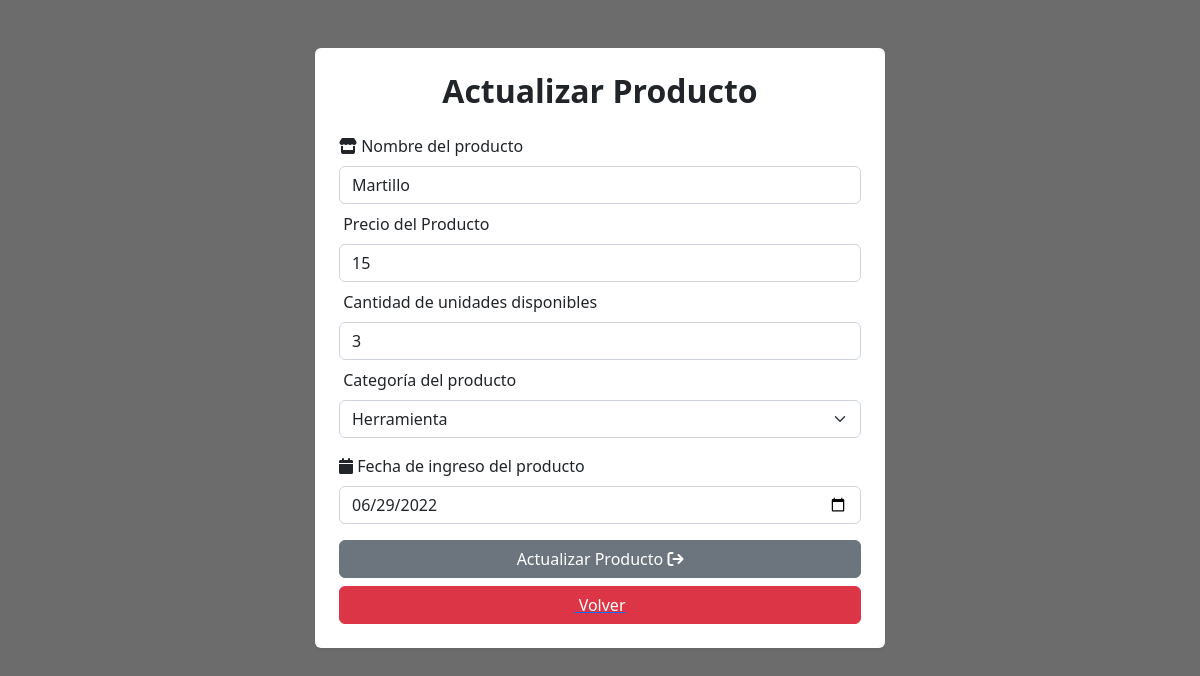
Page /assets/php/actualizar_prod.php?id=2 (signed in) on the committed database.
### tables this page shows
create table productos
(

    cod_producto int (6) not null auto_increment,
    nom_producto varchar (45) not null,
    valor_producto double not null,
    cant_prod_disp int (3) not null,
    fk_tipo_prod varchar (20) not null,
    fecha_ingreso_prod date not null,
    primary key (cod_producto)

);

### assets/php/actualizar_prod.php (the view, shortened to what this page needs)
<?php
    $db=database::conectar();
    $id = $_GET['id'];
    $sentencia = $db->prepare("SELECT * FROM productos WHERE cod_producto = ?;");
    $sentencia->execute([$id]);
    $producto = $sentencia->fetch(PDO::FETCH_OBJ);
    $sentencia2 = $db->query("SELECT tipo_prod
    FROM categoria_producto
    EXCEPT
    SELECT tipo_prod
    FROM categoria_producto
    WHERE tipo_prod = '$producto->fk_tipo_prod';");
    $categorias = $sentencia2->fetchAll(PDO::FETCH_OBJ);
?>
<!DOCTYPE html>
<html lang="es">
<head>
    <link href="https://cdn.jsdelivr.net/npm/bootstrap@5.2.0-beta1/dist/css/bootstrap.min.css" rel="stylesheet">
    <link rel="stylesheet" href="../css/productos.css">
</head>
<body>
  <section class="container">
          <div class="row position-relative">
                <div class="col-6 rounded shadow-sm mb-3 p-4 position-absolute top-0 start-50 translate-middle-x mt-5 bg-white">
                  <h2 class="fw-bold text-center">Actualizar Producto</h2>
                  <form method="POST">
                    <div class="mb-2 mt-4">
                      <label for="nom_prod" class="form-label"><i class="fas fa-store"></i> Nombre del producto</label>
                      <input type="text" id="nom_prod" class="form-control" name="nom_prod" placeholder="Ingrese aquí el nombre del producto" value="<?php echo $producto->nom_producto; ?>" required>
                    </div>
                    <div class="mb-2">
                      <label for="precio" class="form-label"><i class="fa-solid fa-badge-dollar"></i> Precio del Producto</label>
                      <input type="number" id="precio" class="form-control" name="precio" placeholder="Ingrese aquí el precio del producto" value="<?php echo $producto->valor_producto; ?>" required>
                    </div>
                    <div class="mb-2">
                      <label for="cant_disp" class="form-label"><i class="fa-solid fa-input-numeric"></i> Cantidad de unidades disponibles</label>
                      <input type="number" id="cant_disp" class="form-control" name="cant_disp" placeholder="Ingrese aquí la cantidad de productos disponibles" value="<?php echo $producto->cant_prod_disp; ?>" required>
                    </div>
                    <div class="mb-3">
                        <label for="categoria" class="form-label"><i class="fa-solid fa-ball-pile"></i> Categoría del producto</label>
                        <select class="form-select" name="categoria" id="categoria">
                            <?php
                            foreach ($categorias as $key => $dato) {
                                ?>
                                    <option selected>
                                    <?php echo $producto->fk_tipo_prod; ?>
                                    </option>
                                <?php
                            }
                            ?>
                        </select>
                    </div>
                    <div class="mb-3">
                      <label for="fecha_ingreso" class="form-label"><i class="fa-solid fa-calendar"></i> Fecha de ingreso del producto</label>
                      <input type="date" id="fecha_ingreso" class="form-control" name="fecha_ingreso" value="<?php echo $producto->fecha_ingreso_prod; ?>" required>
                    </div>
                    <div class="d-grid">
                      <button type="submit" class="btn btn-secondary mb-2" onclick="this.form.action = '?action=actualizar_producto';">Actualizar Producto <i class="fa-solid fa-arrow-right-from-bracket"></i></button>
                    </div>
                    <a href="inventario_salidas.php" class="link">
                      <div class="d-grid">
                        <button type="button" class="btn btn-danger registro"><i class="fa-regular fa-arrow-left-from-line"></i> Volver</button>
                      </div>
                    </a>
                  </form>
                </div>
              </div>
  </section>
</body>
</html>

### assets/css/productos.css (style rules this page uses)
body { width: 100%; height: 100%; position: absolute; position: fixed; background-image: url(../img/fondo_insertar_prod.jpg); background-size: cover; justify-content: center; }

### rows in the picture
productos: nom_prod "Martillo", precio "15", cant_disp "3", categoria "Herramienta", fecha_ingreso "06/29/2022"
